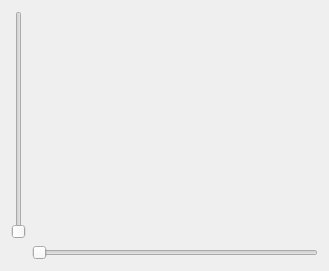
<?xml version="1.0" encoding="UTF-8"?>
<ui version="4.0">
 <class>EulerAnglesVisualizer</class>
 <widget class="QWidget" name="EulerAnglesVisualizer">
  <property name="geometry">
   <rect>
    <x>0</x>
    <y>0</y>
    <width>329</width>
    <height>271</height>
   </rect>
  </property>
  <property name="windowTitle">
   <string>Form</string>
  </property>
  <layout class="QHBoxLayout" name="horizontalLayout">
   <item>
    <layout class="QGridLayout" name="gridLayout">
     <item row="0" column="0">
      <widget class="QSlider" name="pitchSlider">
       <property name="orientation">
        <enum>Qt::Orientation::Vertical</enum>
       </property>
      </widget>
     </item>
     <item row="0" column="1">
      <widget class="Knob" name="rollKnob" native="true"/>
     </item>
     <item row="1" column="1">
      <widget class="QSlider" name="yawSlider">
       <property name="orientation">
        <enum>Qt::Orientation::Horizontal</enum>
       </property>
      </widget>
     </item>
    </layout>
   </item>
  </layout>
 </widget>
 <customwidgets>
  <customwidget>
   <class>Knob</class>
   <extends>QWidget</extends>
   <header>knob.h</header>
   <container>1</container>
  </customwidget>
 </customwidgets>
 <resources/>
 <connections/>
</ui>
